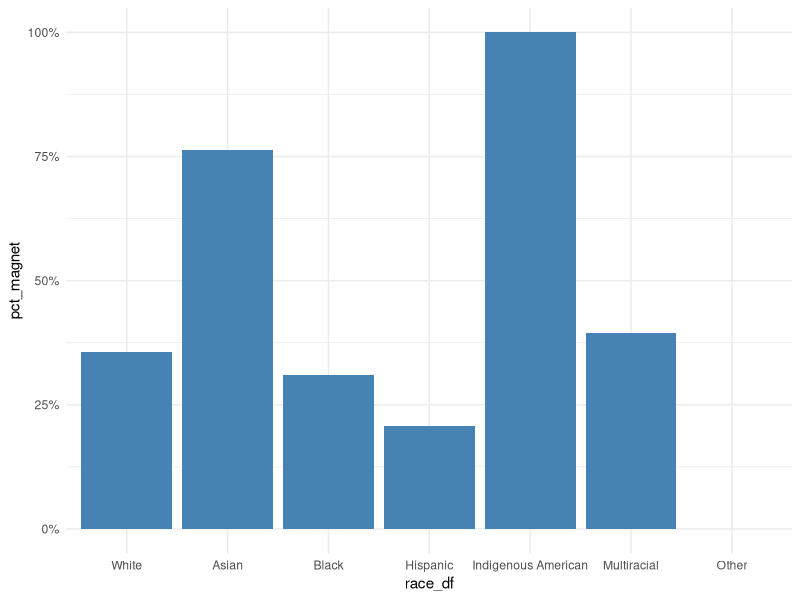
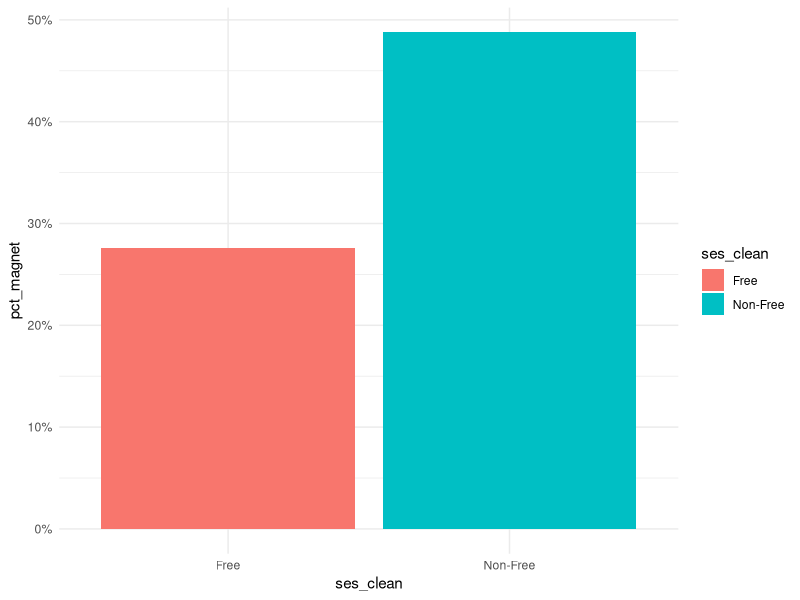
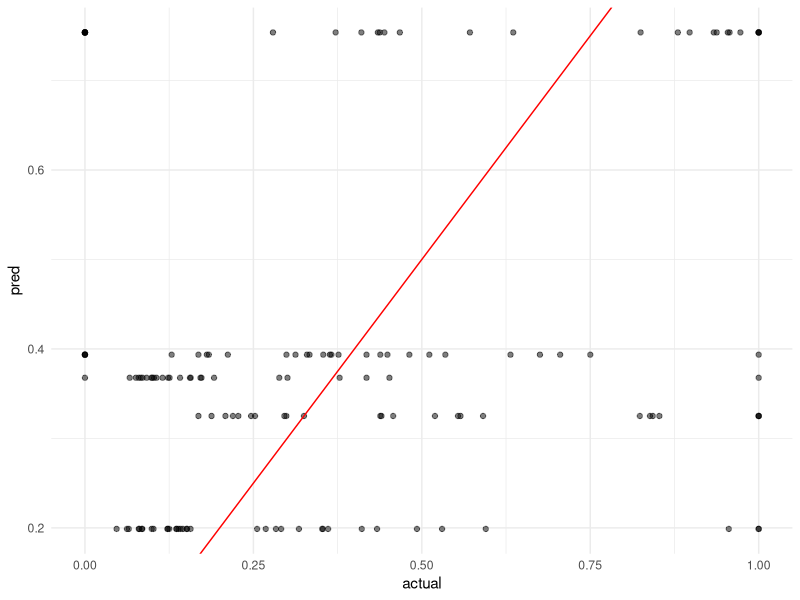
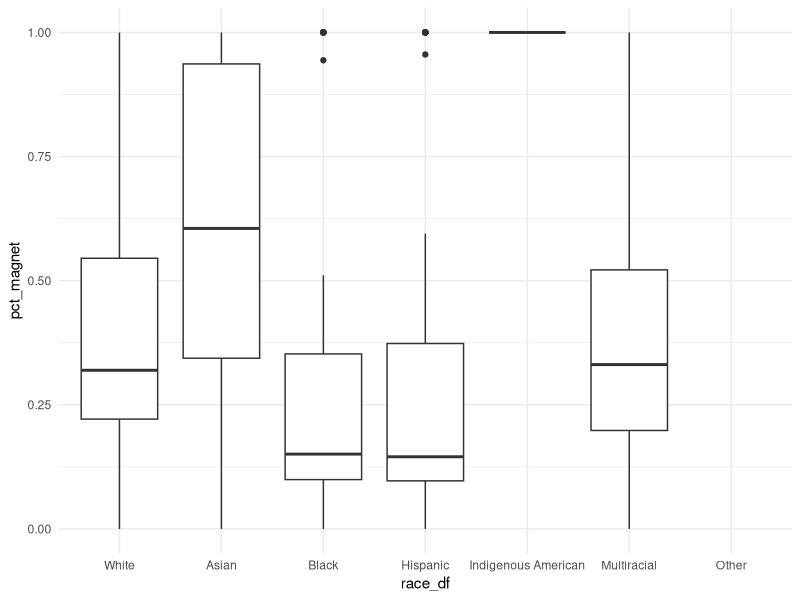
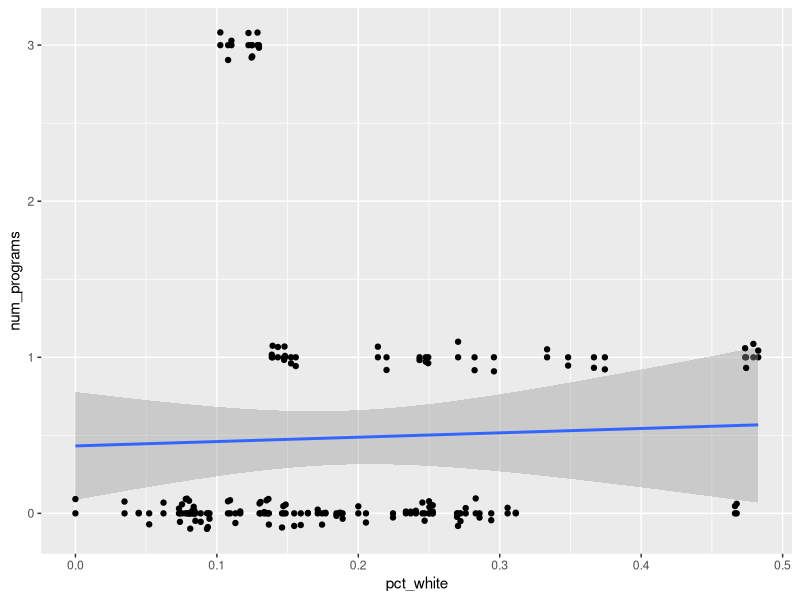
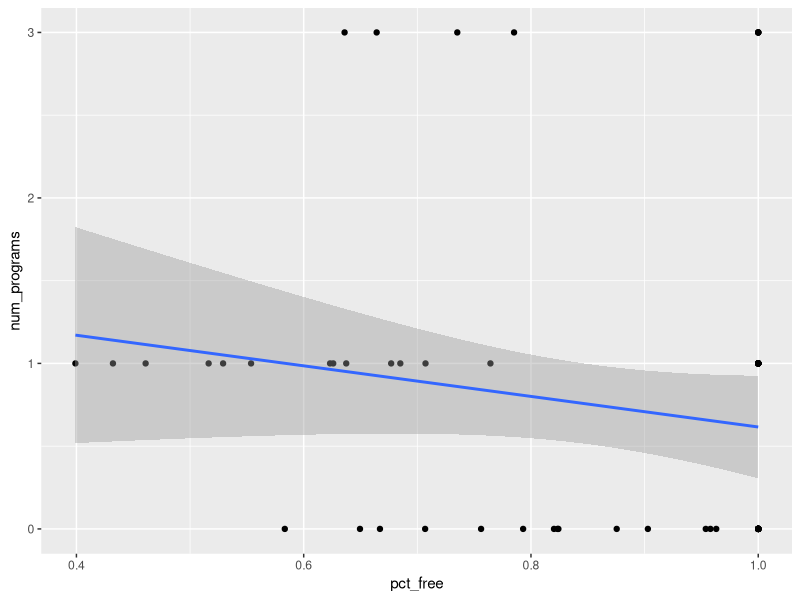
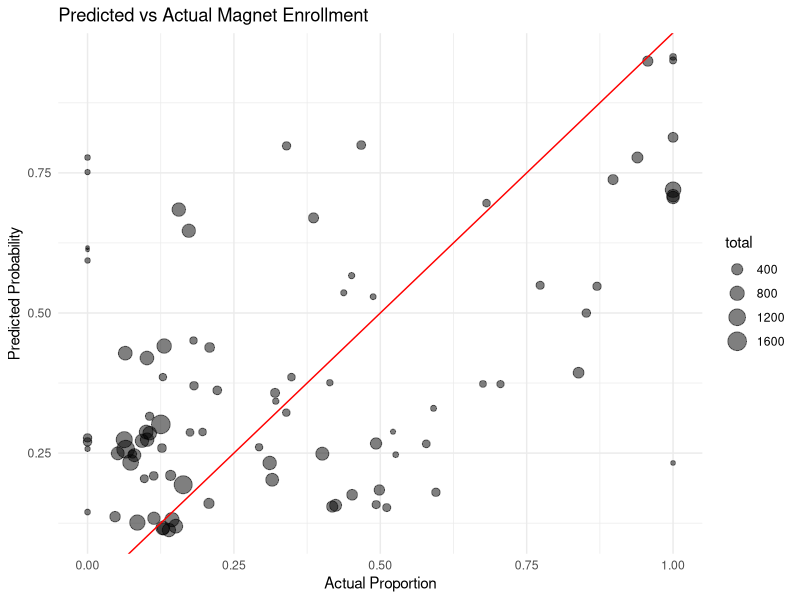

These figures' R source, in order:
## ---- chunk 1
library(tidyverse)
library(ggplot2)

mt <- read.csv("MagTrad.csv")

mt <- mt %>%
  mutate(
    DEMOGRAPHIC = trimws(DEMOGRAPHIC),
    DEMOGRAPHIC_CATEGORY = trimws(DEMOGRAPHIC_CATEGORY)
  )
## ---- chunk 2
mt <- mt %>%
  mutate(
    race_df = case_when(
      str_detect(DEMOGRAPHIC, regex("black", TRUE)) ~ "Black",
      str_detect(DEMOGRAPHIC, regex("white", TRUE)) ~ "White",
      str_detect(DEMOGRAPHIC, regex("asian", TRUE)) ~ "Asian",
      str_detect(DEMOGRAPHIC, regex("hispanic", TRUE)) ~ "Hispanic",
      str_detect(DEMOGRAPHIC, regex("multi", TRUE)) ~ "Multiracial",
      str_detect(DEMOGRAPHIC, regex("indian", TRUE)) ~ "Indigenous American",
      TRUE ~ "Other"
    )
  )

mt$race_df <- relevel(as.factor(mt$race_df), ref="White")

mt <- mt %>%
  mutate(
    ses_clean = case_when(
      str_detect(DEMOGRAPHIC, regex("non free", TRUE)) ~ "Non-Free",
      str_detect(DEMOGRAPHIC, regex("free", TRUE)) ~ "Free",
      TRUE ~ NA_character_
    )
  )
## ---- chunk 3
race_summary <- mt %>%
  filter(DEMOGRAPHIC_CATEGORY=="Ethnicity") %>%
  group_by(race_df) %>%
  summarise(
    magnet=sum(MAGNET_STUDENTS),
    traditional=sum(TRADITIONAL_STUDENTS),
    total=magnet+traditional,
    pct_magnet=magnet/total
  )

race_summary
## ---- chunk 4
ggplot(race_summary, aes(x=race_df, y=pct_magnet)) +
  geom_col(fill="steelblue") +
  scale_y_continuous(labels=scales::percent) +
  theme_minimal()
## ---- chunk 5
ses_summary <- mt %>%
  filter(DEMOGRAPHIC_CATEGORY=="Meal Status") %>%
  group_by(ses_clean) %>%
  summarise(
    magnet=sum(MAGNET_STUDENTS),
    traditional=sum(TRADITIONAL_STUDENTS),
    total=magnet+traditional,
    pct_magnet=magnet/total
  ) %>%
  filter(!is.na(ses_clean))

ses_summary
## ---- chunk 6
ggplot(ses_summary, aes(x=ses_clean, y=pct_magnet, fill=ses_clean)) +
  geom_col() +
  scale_y_continuous(labels=scales::percent) +
  theme_minimal()
## ---- chunk 7
race_school <- mt %>%
  filter(DEMOGRAPHIC_CATEGORY=="Ethnicity") %>%
  group_by(SCHOOL_NAME,SCHOOL_YEAR,race_df) %>%
  summarise(
    magnet=sum(MAGNET_STUDENTS),
    traditional=sum(TRADITIONAL_STUDENTS),
    .groups="drop"
  ) %>%
  filter((magnet+traditional)>0) %>%
  filter(race_df!="Indigenous American")
## ---- chunk 8
set.seed(42)
train_idx <- sample(1:nrow(race_school),0.7*nrow(race_school))

train <- race_school[train_idx,]
test <- race_school[-train_idx,]
## ---- chunk 9
log.obj <- glm(
  cbind(magnet,traditional)~race_df,
  family=binomial,
  data=train
)

summary(log.obj)
exp(coef(log.obj))
## ---- chunk 10
school_ses <- mt %>%
  filter(DEMOGRAPHIC_CATEGORY=="Meal Status") %>%
  group_by(SCHOOL_NAME,SCHOOL_YEAR,ses_clean) %>%
  summarise(total=sum(MAGNET_STUDENTS+TRADITIONAL_STUDENTS),.groups="drop") %>%
  filter(!is.na(ses_clean)) %>%
  group_by(SCHOOL_NAME,SCHOOL_YEAR) %>%
  slice_max(total,n=1) %>%
  ungroup()

race_ses <- race_school %>%
  left_join(school_ses,by=c("SCHOOL_NAME","SCHOOL_YEAR"))

log.obj.2 <- glm(
  cbind(magnet,traditional)~race_df+ses_clean,
  family=binomial,
  data=race_ses
)

summary(log.obj.2)
exp(coef(log.obj.2))
## ---- chunk 11
log.obj.int <- glm(
  cbind(magnet,traditional)~race_df*ses_clean,
  family=binomial,
  data=race_ses
)

summary(log.obj.int)
exp(coef(log.obj.int))
## ---- chunk 12
anova(log.obj.2, log.obj.int, test="Chisq")
## ---- chunk 13
test$pred <- predict(log.obj,newdata=test,type="response")
test$actual <- test$magnet/(test$magnet+test$traditional)

mean(abs(test$pred-test$actual))
sqrt(mean((test$pred-test$actual)^2))
## ---- chunk 14
ggplot(test, aes(x=actual, y=pred)) +
  geom_point(alpha=0.5) +
  geom_abline(slope=1, intercept=0, color="red") +
  theme_minimal()
## ---- chunk 15
# ===============================
# 1. BUILD RACE SCHOOL DATASET
# ===============================

race_school_pct <- mt %>%
  filter(DEMOGRAPHIC_CATEGORY == "Ethnicity") %>%
  
  group_by(SCHOOL_NAME, SCHOOL_YEAR, race_df) %>%
  summarise(
    magnet = sum(MAGNET_STUDENTS),
    traditional = sum(TRADITIONAL_STUDENTS),
    total_race = magnet + traditional,
    .groups = "drop"
  ) %>%

  group_by(SCHOOL_NAME, SCHOOL_YEAR) %>%
  mutate(
    total_school = sum(total_race),
    pct_race = total_race / total_school,
    pct_magnet = magnet / total_race,
    pct_traditional = traditional / total_race
  ) %>%
  
  ungroup()

race_school_pct

# 2. ADD DOMINANT RACE
dominant_race <- race_school_pct %>%
  group_by(SCHOOL_NAME, SCHOOL_YEAR) %>%
  slice_max(pct_race, n = 1) %>%
  ungroup() %>%
  select(SCHOOL_NAME, SCHOOL_YEAR, dominant_race = race_df)
dominant_race
race_school_pct <- race_school_pct %>%
  left_join(dominant_race, by = c("SCHOOL_NAME", "SCHOOL_YEAR"))

race_school_pct



# 3. MAGNET PROGRAM DATASET
magnet_programs <- data.frame(
  SCHOOL_NAME = c(
    "BLAKE HIGH SCHOOL","KING HIGH SCHOOL","MIDDLETON HIGH SCHOOL",
    "TAMPA BAY TECH HIGH SCHOOL","STRAWBERRY CREST HIGH SCHOOL",
    "ALONSO HIGH SCHOOL","ROBINSON HIGH SCHOOL","PLANT HIGH SCHOOL",
    "SPOTO HIGH SCHOOL","WHARTON HIGH SCHOOL",
    "STEWART MIDDLE MAGNET SCHOOL",
    "PROGRESS VILLAGE MIDDLE MAGNET SCHOOL",
    "DOWDELL MIDDLE MAGNET SCHOOL"
  ),
  STEM = c(0,0,1,1,0,0,0,0,0,0,1,0,1),
  ARTS = c(1,0,0,0,0,0,0,0,0,0,0,1,0),
  IB = c(0,1,0,0,1,1,1,1,0,0,0,0,0),
  MEDICAL = c(0,0,1,1,0,0,0,0,0,0,0,0,0),
  CAREER_TECH = c(0,0,1,1,0,0,0,0,1,1,0,1,1),
  ENVIRONMENTAL = c(0,0,0,0,0,0,0,0,0,0,1,0,0)
)

magnet_programs$num_programs <- rowSums(magnet_programs[,2:7])


# 4. MERGE PROGRAM DATA
full_data <- race_school_pct %>%
  left_join(magnet_programs, by = "SCHOOL_NAME") %>%
  mutate(
    STEM = coalesce(STEM, 0),
    ARTS = coalesce(ARTS, 0),
    IB = coalesce(IB, 0),
    MEDICAL = coalesce(MEDICAL, 0),
    CAREER_TECH = coalesce(CAREER_TECH, 0),
    ENVIRONMENTAL = coalesce(ENVIRONMENTAL, 0),
    num_programs = coalesce(num_programs, 0)
  )

full_data


# 5. Merge SES data
ses_school <- mt %>%
  filter(DEMOGRAPHIC_CATEGORY == "Meal Status") %>%
  
  group_by(SCHOOL_NAME, SCHOOL_YEAR, DEMOGRAPHIC) %>%
  summarise(
    total = sum(MAGNET_STUDENTS + TRADITIONAL_STUDENTS),
    .groups = "drop"
  ) %>%
  
  group_by(SCHOOL_NAME, SCHOOL_YEAR) %>%
  mutate(
    total_school = sum(total),
    pct_ses = total / total_school
  ) %>%
  ungroup() %>%
  
  mutate(
    ses_clean = case_when(
      grepl("free", DEMOGRAPHIC, ignore.case = TRUE) ~ "Free",
      grepl("non", DEMOGRAPHIC, ignore.case = TRUE) ~ "Non-Free",
      TRUE ~ NA_character_
    )
  )

ses_school


ses_school <- ses_school %>%
  mutate(
    ses_clean = case_when(
      grepl("non", DEMOGRAPHIC, ignore.case = TRUE) ~ "Non-Free",
      grepl("free", DEMOGRAPHIC, ignore.case = TRUE) ~ "Free",
      TRUE ~ NA_character_
    )
  )

ses_wide <- ses_school %>%
  filter(!is.na(ses_clean)) %>%
  
  group_by(SCHOOL_NAME, SCHOOL_YEAR, ses_clean) %>%
  summarise(
    pct_ses = sum(pct_ses),
    .groups = "drop"
  ) %>%
  
  pivot_wider(
    names_from = ses_clean,
    values_from = pct_ses,
    values_fill = list(pct_ses = 0)
  )

ses_wide <- ses_wide %>%
  rename(
    pct_free = Free,
    pct_nonfree = `Non-Free`
  )

# 6. Final dataset
final_data <- full_data %>%
  left_join(ses_wide, by = c("SCHOOL_NAME", "SCHOOL_YEAR"))



# 7. DIVERSITY INDEX
diversity_index <- race_school_pct %>%
  group_by(SCHOOL_NAME, SCHOOL_YEAR) %>%
  summarise(
    diversity = -sum(pct_race * log(pct_race + 1e-9)),
    .groups = "drop"
  )

final_data <- final_data %>%
  left_join(diversity_index, by = c("SCHOOL_NAME", "SCHOOL_YEAR"))

final_data

final_data_model <- final_data %>%
  filter(race_df != "Indigenous American")


# 8. SCHOOL-LEVEL DATA (CRITICAL)
school_level <- final_data %>%
  group_by(SCHOOL_NAME, SCHOOL_YEAR) %>%
  summarise(
    pct_white = pct_race[race_df == "White"][1],
    num_programs = max(num_programs),
    pct_free = max(pct_free),
    diversity = max(diversity),
    .groups = "drop"
  ) %>%
  mutate(
    majority_white = ifelse(pct_white > 0.5, 1, 0)
  )
school_level




# 9. VISUALS

# Race vs Magnet
ggplot(race_school_pct, aes(x = race_df, y = pct_magnet)) +
  geom_boxplot() +
  theme_minimal()

# Program diversity vs race composition
ggplot(school_level, aes(x = pct_white, y = num_programs)) +
  geom_point() +
  geom_smooth(method = "lm")+
  geom_jitter(height = 0.1)

# SES vs magnet
ggplot(school_level, aes(x = pct_free, y = num_programs)) +
  geom_point() +
  geom_smooth(method = "lm")


# 10. MODELS
log.obj <- glm(
  cbind(magnet, traditional) ~ race_df,
  family = binomial,
  data = final_data_model
)
summary(log.obj)

log.obj.2 <- glm(
  cbind(magnet, traditional) ~ race_df + pct_free,
  family = binomial,
  data = final_data_model
)


log.obj.3 <- glm(
  cbind(magnet, traditional) ~ race_df + num_programs,
  family = binomial,
  data = final_data_model
)
summary(log.obj.3)

log.obj.int <- glm(
  cbind(magnet, traditional) ~ race_df + pct_free + num_programs + race_df:pct_free,
  family = binomial,
  data = final_data_model
)
summary(log.obj.int)


log.obj.full <- glm(
  cbind(magnet, traditional) ~ race_df + pct_free + num_programs + diversity,
  family = binomial,
  data = final_data_model
)
summary(log.obj.full)

cor(final_data_model$pct_free, final_data_model$pct_race, use = "complete.obs")
cor(final_data_model$pct_free, final_data_model$diversity, use = "complete.obs")
cor(final_data_model$pct_free, final_data_model$num_programs, use = "complete.obs")
cor(final_data_model$diversity, final_data_model$pct_race, use = "complete.obs")
cor(final_data_model$diversity, final_data_model$num_programs, use = "complete.obs")


# 11. ANOVA- Model COmparison
anova(log.obj.int, log.obj.full, test = "Chisq")


## ---- chunk 16
# -------------------------------
# STEP 1: Clean + fix factors FIRST
# -------------------------------

final_data_model <- final_data_model %>%
  filter(race_df != "Other")   # remove empty category

final_data_model$race_df <- factor(final_data_model$race_df)

# -------------------------------
# STEP 2: Train/Test Split
# -------------------------------

set.seed(123)

train_idx <- sample(1:nrow(final_data_model), size = 0.7*nrow(final_data_model))

train <- final_data_model[train_idx, ]
test  <- final_data_model[-train_idx, ]

# Ensure SAME factor levels
test$race_df <- factor(test$race_df, levels = levels(train$race_df))

# -------------------------------
# STEP 3: Fit Model (TRAIN ONLY)
# -------------------------------

log.obj.full <- glm(
  cbind(magnet, traditional) ~ race_df + pct_free + num_programs + diversity,
  family = binomial,
  data = train
)

# -------------------------------
# STEP 4: Predict (TEST ONLY)
# -------------------------------

test$pred <- predict(log.obj.full, newdata = test, type = "response")

# -------------------------------
# STEP 5: Create Actual Values
# -------------------------------

test$total <- test$magnet + test$traditional
test$actual <- test$magnet / test$total

test <- test %>%
  filter(
    !is.na(pred),
    !is.na(actual),
    total > 0
  )

# -------------------------------
# STEP 6: Metrics
# -------------------------------

# MAE
mae <- mean(abs(test$pred - test$actual))

# RMSE
rmse <- sqrt(mean((test$pred - test$actual)^2))

# Weighted MAE (IMPORTANT)
weighted_mae <- sum(test$total * abs(test$pred - test$actual)) / sum(test$total)

eps <- 1e-15

log_loss <- -mean(
  test$actual * log(test$pred + eps) +
  (1 - test$actual) * log(1 - test$pred + eps)
)

log_loss

mae
rmse
weighted_mae

ggplot(test, aes(x = actual, y = pred, size = total)) +
  geom_point(alpha = 0.5) +
  geom_abline(slope = 1, intercept = 0, color = "red") +
  labs(
    title = "Predicted vs Actual Magnet Enrollment",
    x = "Actual Proportion",
    y = "Predicted Probability"
  ) +
  theme_minimal()
